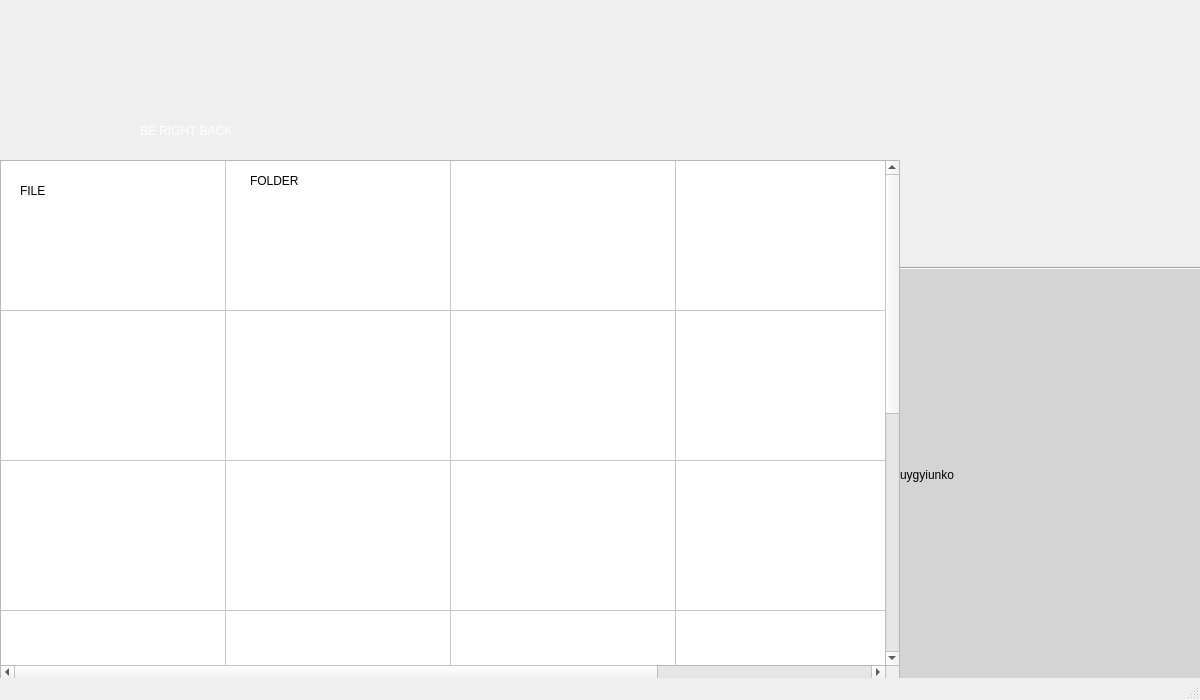
<?xml version="1.0" encoding="UTF-8"?>
<ui version="4.0">
 <class>MainWindow</class>
 <widget class="QMainWindow" name="MainWindow">
  <property name="geometry">
   <rect>
    <x>0</x>
    <y>0</y>
    <width>1200</width>
    <height>700</height>
   </rect>
  </property>
  <property name="minimumSize">
   <size>
    <width>1200</width>
    <height>700</height>
   </size>
  </property>
  <property name="maximumSize">
   <size>
    <width>1200</width>
    <height>700</height>
   </size>
  </property>
  <property name="windowTitle">
   <string>Folder View</string>
  </property>
  <property name="styleSheet">
   <string notr="true"/>
  </property>
  <widget class="QWidget" name="centralwidget">
   <widget class="QTableWidget" name="tableWidget">
    <property name="geometry">
     <rect>
      <x>0</x>
      <y>160</y>
      <width>900</width>
      <height>520</height>
     </rect>
    </property>
    <attribute name="horizontalHeaderVisible">
     <bool>false</bool>
    </attribute>
    <attribute name="horizontalHeaderDefaultSectionSize">
     <number>225</number>
    </attribute>
    <attribute name="verticalHeaderVisible">
     <bool>false</bool>
    </attribute>
    <attribute name="verticalHeaderDefaultSectionSize">
     <number>150</number>
    </attribute>
    <row>
     <property name="text">
      <string>New Row</string>
     </property>
    </row>
    <row>
     <property name="text">
      <string>New Row</string>
     </property>
    </row>
    <row>
     <property name="text">
      <string>New Row</string>
     </property>
    </row>
    <row>
     <property name="text">
      <string>New Row</string>
     </property>
    </row>
    <row>
     <property name="text">
      <string>New Row</string>
     </property>
    </row>
    <row>
     <property name="text">
      <string>New Row</string>
     </property>
    </row>
    <column>
     <property name="text">
      <string>New Column</string>
     </property>
    </column>
    <column>
     <property name="text">
      <string>New Column</string>
     </property>
    </column>
    <column>
     <property name="text">
      <string>New Column</string>
     </property>
    </column>
    <column>
     <property name="text">
      <string>New Column</string>
     </property>
    </column>
    <item row="0" column="0">
     <property name="text">
      <string/>
     </property>
    </item>
   </widget>
   <widget class="QLabel" name="label">
    <property name="geometry">
     <rect>
      <x>0</x>
      <y>0</y>
      <width>1200</width>
      <height>100</height>
     </rect>
    </property>
    <property name="styleSheet">
     <string notr="true">background-image: url(:/header/images/Untitled-1.png);</string>
    </property>
    <property name="text">
     <string/>
    </property>
   </widget>
   <widget class="QLabel" name="label_2">
    <property name="geometry">
     <rect>
      <x>900</x>
      <y>269</y>
      <width>300</width>
      <height>411</height>
     </rect>
    </property>
    <property name="styleSheet">
     <string notr="true">
background-color: rgb(212, 212, 212);</string>
    </property>
    <property name="text">
     <string>uygyiunko</string>
    </property>
   </widget>
   <widget class="QPushButton" name="pushButton">
    <property name="geometry">
     <rect>
      <x>940</x>
      <y>120</y>
      <width>200</width>
      <height>50</height>
     </rect>
    </property>
    <property name="styleSheet">
     <string notr="true">background-image: url(:/header/images/btn-1_3.png);</string>
    </property>
    <property name="text">
     <string/>
    </property>
    <property name="checkable">
     <bool>false</bool>
    </property>
    <property name="autoDefault">
     <bool>false</bool>
    </property>
    <property name="default">
     <bool>false</bool>
    </property>
    <property name="flat">
     <bool>true</bool>
    </property>
   </widget>
   <widget class="QPushButton" name="pushButton_2">
    <property name="geometry">
     <rect>
      <x>940</x>
      <y>190</y>
      <width>200</width>
      <height>50</height>
     </rect>
    </property>
    <property name="styleSheet">
     <string notr="true">background-image: url(:/Buttons/images/btn-2_2.png);</string>
    </property>
    <property name="text">
     <string/>
    </property>
    <property name="flat">
     <bool>true</bool>
    </property>
   </widget>
   <widget class="Line" name="line">
    <property name="geometry">
     <rect>
      <x>310</x>
      <y>700</y>
      <width>118</width>
      <height>3</height>
     </rect>
    </property>
    <property name="orientation">
     <enum>Qt::Horizontal</enum>
    </property>
   </widget>
   <widget class="Line" name="line_2">
    <property name="geometry">
     <rect>
      <x>900</x>
      <y>260</y>
      <width>301</width>
      <height>16</height>
     </rect>
    </property>
    <property name="orientation">
     <enum>Qt::Horizontal</enum>
    </property>
   </widget>
   <widget class="QWidget" name="verticalLayoutWidget">
    <property name="geometry">
     <rect>
      <x>20</x>
      <y>170</y>
      <width>181</width>
      <height>151</height>
     </rect>
    </property>
    <layout class="QVBoxLayout" name="verticalLayout">
     <property name="spacing">
      <number>0</number>
     </property>
     <property name="sizeConstraint">
      <enum>QLayout::SetFixedSize</enum>
     </property>
     <item>
      <widget class="QLabel" name="label_3">
       <property name="styleSheet">
        <string notr="true">
image: url(:/pic/images/file.png);</string>
       </property>
       <property name="text">
        <string/>
       </property>
      </widget>
     </item>
     <item>
      <widget class="QLabel" name="fileLabel">
       <property name="text">
        <string>FILE </string>
       </property>
      </widget>
     </item>
    </layout>
   </widget>
   <widget class="QWidget" name="verticalLayoutWidget_2">
    <property name="geometry">
     <rect>
      <x>250</x>
      <y>160</y>
      <width>187</width>
      <height>151</height>
     </rect>
    </property>
    <layout class="QVBoxLayout" name="verticalLayout_2">
     <property name="spacing">
      <number>0</number>
     </property>
     <property name="sizeConstraint">
      <enum>QLayout::SetFixedSize</enum>
     </property>
     <item>
      <widget class="QLabel" name="label_4">
       <property name="styleSheet">
        <string notr="true">image: url(:/pic/images/folder.png);</string>
       </property>
       <property name="text">
        <string/>
       </property>
      </widget>
     </item>
     <item>
      <widget class="QLabel" name="folderLabel">
       <property name="text">
        <string>FOLDER</string>
       </property>
      </widget>
     </item>
    </layout>
   </widget>
   <widget class="QLabel" name="label_5">
    <property name="geometry">
     <rect>
      <x>0</x>
      <y>100</y>
      <width>901</width>
      <height>71</height>
     </rect>
    </property>
    <property name="styleSheet">
     <string notr="true">
background-image: url(:/pic/images/patti_5.png);</string>
    </property>
    <property name="text">
     <string/>
    </property>
   </widget>
   <widget class="QPushButton" name="pushButton_3">
    <property name="geometry">
     <rect>
      <x>10</x>
      <y>112</y>
      <width>121</width>
      <height>41</height>
     </rect>
    </property>
    <property name="styleSheet">
     <string notr="true">background-image: url(:/Buttons/images/back_3.png);</string>
    </property>
    <property name="text">
     <string/>
    </property>
    <property name="flat">
     <bool>true</bool>
    </property>
   </widget>
   <widget class="QLabel" name="label_6">
    <property name="geometry">
     <rect>
      <x>140</x>
      <y>110</y>
      <width>751</width>
      <height>41</height>
     </rect>
    </property>
    <property name="styleSheet">
     <string notr="true">color: rgb(255, 255, 255);
font: 63 14pt &quot;Segoe UI Semibold&quot;;</string>
    </property>
    <property name="text">
     <string>BE RIGHT BACK</string>
    </property>
   </widget>
   <zorder>label_5</zorder>
   <zorder>tableWidget</zorder>
   <zorder>label</zorder>
   <zorder>label_2</zorder>
   <zorder>pushButton</zorder>
   <zorder>pushButton_2</zorder>
   <zorder>line</zorder>
   <zorder>line_2</zorder>
   <zorder>verticalLayoutWidget</zorder>
   <zorder>verticalLayoutWidget_2</zorder>
   <zorder>pushButton_3</zorder>
   <zorder>label_6</zorder>
  </widget>
  <widget class="QMenuBar" name="menubar">
   <property name="geometry">
    <rect>
     <x>0</x>
     <y>0</y>
     <width>1200</width>
     <height>21</height>
    </rect>
   </property>
  </widget>
  <widget class="QStatusBar" name="statusbar"/>
 </widget>
 <resources>
  <include location="../Resources/main.qrc"/>
 </resources>
 <connections/>
</ui>
